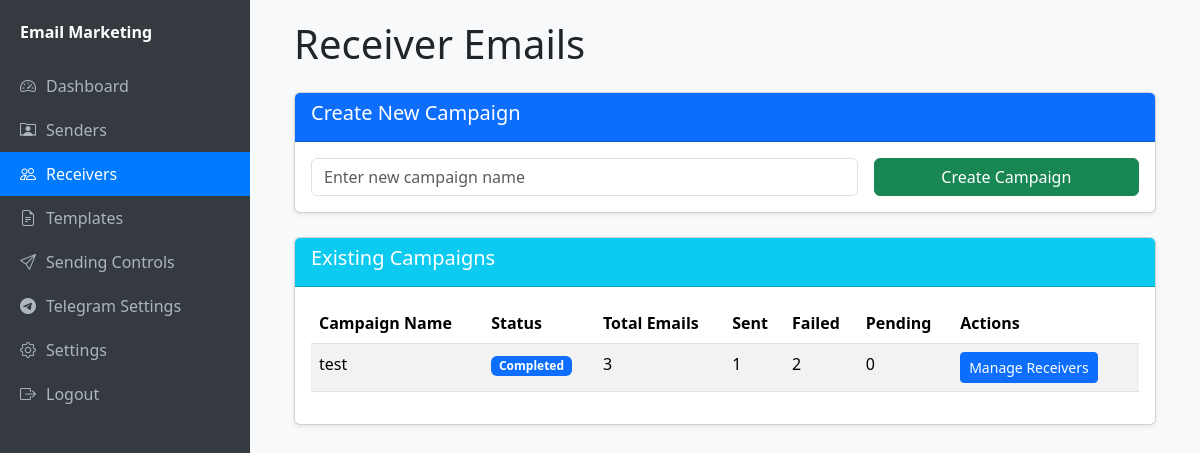
Screenshot of /receivers/ (signed in) with the database file from the repository.
### app/models.py (models this page shows)
class Campaign(db.Model):
    id = db.Column(db.Integer, primary_key=True)
    name = db.Column(db.String(100), nullable=False)
    status = db.Column(db.String(20), default='draft') # draft, running, paused, stopped, completed
    created_at = db.Column(db.DateTime, default=datetime.utcnow)
    started_at = db.Column(db.DateTime, nullable=True)
    completed_at = db.Column(db.DateTime, nullable=True)
    total_emails = db.Column(db.Integer, default=0)
    emails_sent = db.Column(db.Integer, default=0)
    emails_failed = db.Column(db.Integer, default=0)
    template_id = db.Column(db.Integer, db.ForeignKey('message_template.id'), nullable=True)
    receivers = db.relationship('ReceiverEmail', backref='campaign', lazy='dynamic')

### app/receivers/routes.py (the view)
@bp.route('/')
@login_required
def index():
    campaigns = Campaign.query.all()
    return render_template('receivers/index.html', title='Receiver Emails', campaigns=campaigns)

### app/models.py (called while the page is built)
@login_manager.user_loader
def load_user(user_id):
    return User.query.get(int(user_id))

### templates/receivers/index.html (shortened to what this page needs)
{% extends "base.html" %}
{% block content %}
<div class="container-fluid">
    <h1 class="mb-4">{{ title }}</h1>
    <div class="card shadow-sm mb-4">
        <div class="card-header bg-primary text-white">
            <h5>Create New Campaign</h5>
        </div>
        <div class="card-body">
            <form action="{{ url_for('receivers.create_campaign') }}" method="POST" class="row g-3 align-items-center">
                <div class="col-md-8">
                    <input type="text" class="form-control" id="campaign_name" name="campaign_name" placeholder="Enter new campaign name" required>
                </div>
                <div class="col-md-4">
                    <button type="submit" class="btn btn-success w-100">Create Campaign</button>
                </div>
            </form>
        </div>
    </div>
    <div class="card shadow-sm">
        <div class="card-header bg-info text-white">
            <h5>Existing Campaigns</h5>
        </div>
        <div class="card-body">
            <table class="table table-striped table-hover">
                <thead>
                    <tr>
                        <th>Campaign Name</th>
                        <th>Status</th>
                        <th>Total Emails</th>
                        <th>Sent</th>
                        <th>Failed</th>
                        <th>Pending</th>
                        <th>Actions</th>
                    </tr>
                </thead>
                <tbody>
                    {% for campaign in campaigns %}
                    <tr>
                        <td>{{ campaign.name }}</td>
                        <td><span class="badge bg-{{ {'running':'success', 'paused':'warning', 'stopped':'secondary', 'draft':'info', 'completed':'primary'}[campaign.status] }}">{{ campaign.status.capitalize() }}</span></td>
                        <td>{{ campaign.total_emails }}</td>
                        <td>{{ campaign.emails_sent }}</td>
                        <td>{{ campaign.emails_failed }}</td>
                        <td>{{ campaign.total_emails - campaign.emails_sent - campaign.emails_failed }}</td>
                        <td>
                            <a href="{{ url_for('receivers.manage', campaign_id=campaign.id) }}" class="btn btn-sm btn-primary me-2">Manage Receivers</a>
                        </td>
                    </tr>
                    {% else %}
                    <tr>
                        <td colspan="7">No campaigns created yet.</td>
                    </tr>
                    {% endfor %}
                </tbody>
            </table>
        </div>
    </div>
</div>
{% endblock %}

### templates/base.html (style rules this page uses)
body { display: flex; min-height: 100vh; background-color: #f8f9fa; }

### rows the page displays
Campaign: name "test", status "Completed", total_emails "3", emails_sent "1", emails_failed "2", total_emails+emails_sent+emails_failed "0"

### other values shown
{{ title }} "Receiver Emails"
